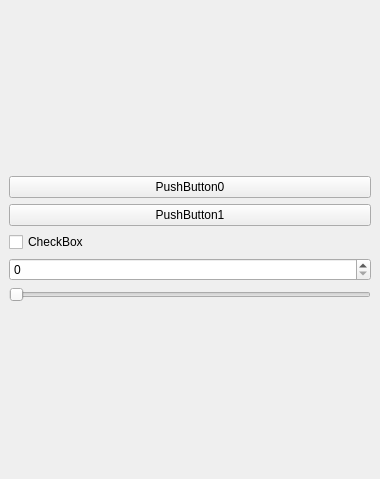
<?xml version="1.0" encoding="UTF-8"?>
<ui version="4.0">
 <class>SamplePlugin</class>
 <widget class="QDockWidget" name="SamplePlugin">
  <property name="geometry">
   <rect>
    <x>0</x>
    <y>0</y>
    <width>380</width>
    <height>479</height>
   </rect>
  </property>
  <property name="windowTitle">
   <string>DockWidget</string>
  </property>
  <widget class="QWidget" name="dockWidgetContents">
   <layout class="QVBoxLayout" name="verticalLayout_2">
    <item>
     <layout class="QVBoxLayout" name="verticalLayout">
      <item>
       <widget class="QPushButton" name="_btn0">
        <property name="text">
         <string>PushButton0</string>
        </property>
       </widget>
      </item>
      <item>
       <widget class="QPushButton" name="_btn1">
        <property name="text">
         <string>PushButton1</string>
        </property>
       </widget>
      </item>
      <item>
       <widget class="QCheckBox" name="_checkBox">
        <property name="text">
         <string>CheckBox</string>
        </property>
       </widget>
      </item>
      <item>
       <widget class="QSpinBox" name="_spinBox"/>
      </item>
      <item>
       <widget class="QSlider" name="_slider">
        <property name="orientation">
         <enum>Qt::Horizontal</enum>
        </property>
       </widget>
      </item>
     </layout>
    </item>
   </layout>
  </widget>
 </widget>
 <resources/>
 <connections/>
</ui>
